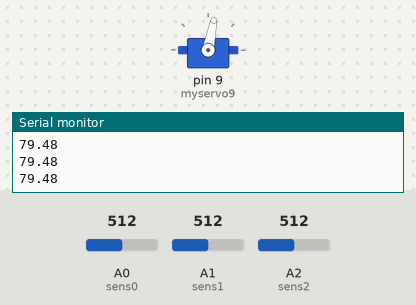
The sketch below on a simulated Arduino Uno, built with avr-gcc and run on an emulated ATmega328P. On the bench: servo, the last lines printed to the serial monitor. The inputs (shaded band) are chosen by the test bench; at power-on: A0 (sens0) = 512, A1 (sens1) = 512, A2 (sens2) = 512.

Above: at 1.2 s.
1.3 s: A0 (sens0) set to 716
At 2.1 s:
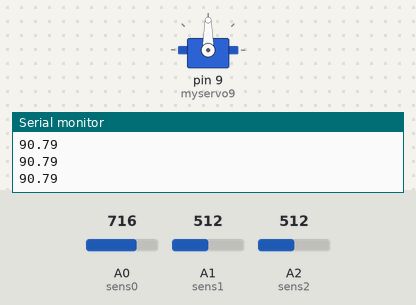
2.8 s: A1 (sens1) set to 900
At 3.1 s:
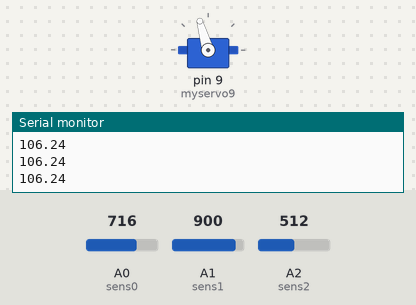
4.3 s: A2 (sens2) set to 0
At 4.7 s:
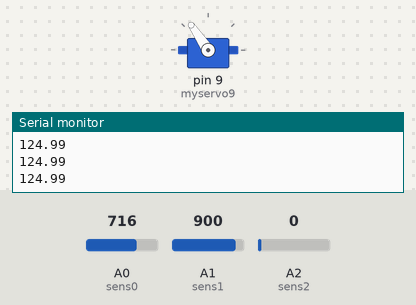
5.8 s: A0 (sens0) set to 1023
At 6.7 s:
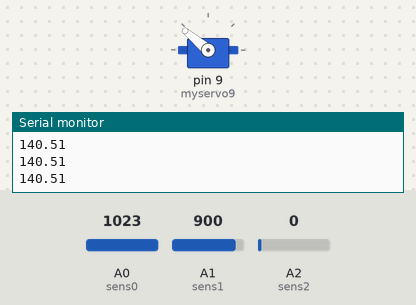
7.3 s: A2 (sens2) set to 511
At 7.9 s:
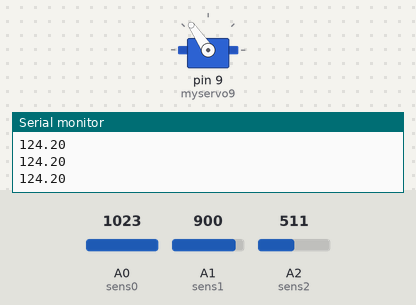
8.8 s: A1 (sens1) set to 1023
At 9.2 s:
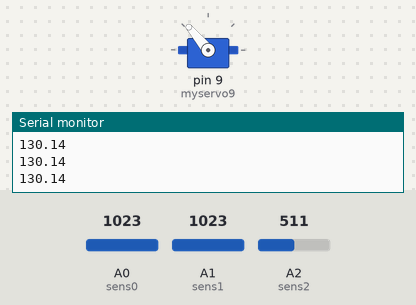
Timing chart, 0 to 11.3 s (numbered marks = the images above; inputs shaded):
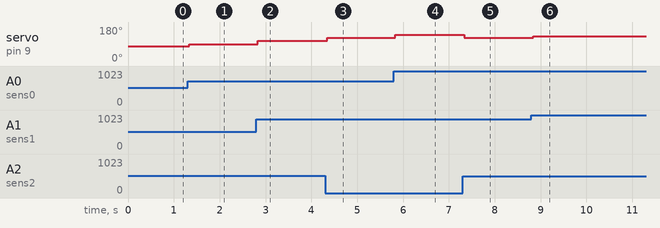

The sketch:

v18.1_delta_robot.ino
```cpp
double sens0 = A0;
double sens1 = A1;
double sens2 = A2;
const double pi = 3.1415926535897932384626433832795;
double map(double x, double in_min, double in_max, double out_min, double out_max){
  return (x - in_min) * (out_max - out_min) / (in_max - in_min) + out_min;
  }
double ConvertToRadians(double angle){
    return (pi / 180) * angle;
  }
#include <stdio.h>
#include <stdlib.h>
#include <Servo.h>
Servo myservo9;
#include <math.h>
double x,y,z,x1,y1,z1,a,b,value1,a1,h1,hoek1,hoekG1;
double p1=0.05;

const int c = 30,l = 20,h = 40,r = 0;

double f1(double x,double y,double z,double hoek1){
  x1 = l*sin(hoek1)*cos(ConvertToRadians(-150))+r*cos(ConvertToRadians(-150));
  y1 = l*sin(hoek1)*sin(ConvertToRadians(-150))+r*sin(ConvertToRadians(-150));
  z1 = l*cos(hoek1) + h;

  value1 = pow(c,2) - pow((x1-x),2) - pow((y1-y),2) - pow((z1-z),2);
  return value1;
  }

void setup() {
  Serial.begin(9600);
  myservo9.attach(9);
  pinMode(9,OUTPUT);
}

void loop() {
  x = analogRead(sens0);
  x = map(x,0,1023,-15,15);
  y = analogRead(sens1);
  y = map(y,0,1023,-15,15);
  z = analogRead(sens2);
  z = map(z, 0,1023,0,20);
  a = 0;
  b = pi;
  hoek1 = (a+b)/2;
  while ( abs(f1(x,y,z,hoek1)) > p1){
    hoek1=(a+b)/2;
    if (f1(x,y,z,hoek1)*f1(x,y,z,a)>0){
       a=hoek1;
    }
    if (f1(x,y,z,hoek1)*f1(x,y,z,b)>0){
        b=hoek1;
    }
}
hoekG1 = map(hoek1,0,pi,0,180);
hoekG1=hoekG1-30;
myservo9.write(hoekG1);
Serial.println(hoekG1);
}
```

Measured:
- after the input at 1.3 s, servo on pin 9 (myservo9): 79° → 90° at once
- after the input at 2.8 s, servo on pin 9 (myservo9): 90° → 106° at once
- after the input at 4.3 s, servo on pin 9 (myservo9): 106° → 124° at once
- after the input at 5.8 s, servo on pin 9 (myservo9): 124° → 140° at once
- after the input at 7.3 s, servo on pin 9 (myservo9): 140° → 124° at once
- after the input at 8.8 s, servo on pin 9 (myservo9): 124° → 130° at once
